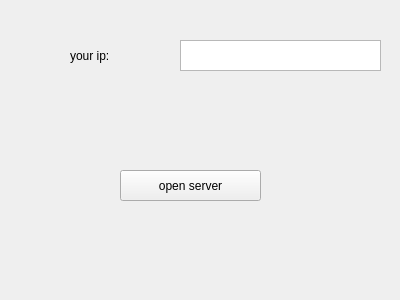
<?xml version="1.0" encoding="UTF-8"?>
<ui version="4.0">
 <class>Server</class>
 <widget class="QWidget" name="Server">
  <property name="geometry">
   <rect>
    <x>0</x>
    <y>0</y>
    <width>400</width>
    <height>300</height>
   </rect>
  </property>
  <property name="windowTitle">
   <string>Server</string>
  </property>
  <widget class="QTextEdit" name="textEdit_ip">
   <property name="geometry">
    <rect>
     <x>180</x>
     <y>40</y>
     <width>201</width>
     <height>31</height>
    </rect>
   </property>
  </widget>
  <widget class="QLabel" name="label">
   <property name="geometry">
    <rect>
     <x>70</x>
     <y>40</y>
     <width>81</width>
     <height>31</height>
    </rect>
   </property>
   <property name="text">
    <string>your ip:</string>
   </property>
  </widget>
  <widget class="QPushButton" name="pushButton">
   <property name="geometry">
    <rect>
     <x>120</x>
     <y>170</y>
     <width>141</width>
     <height>31</height>
    </rect>
   </property>
   <property name="text">
    <string>open server</string>
   </property>
  </widget>
 </widget>
 <layoutdefault spacing="6" margin="11"/>
 <resources/>
 <connections/>
</ui>
